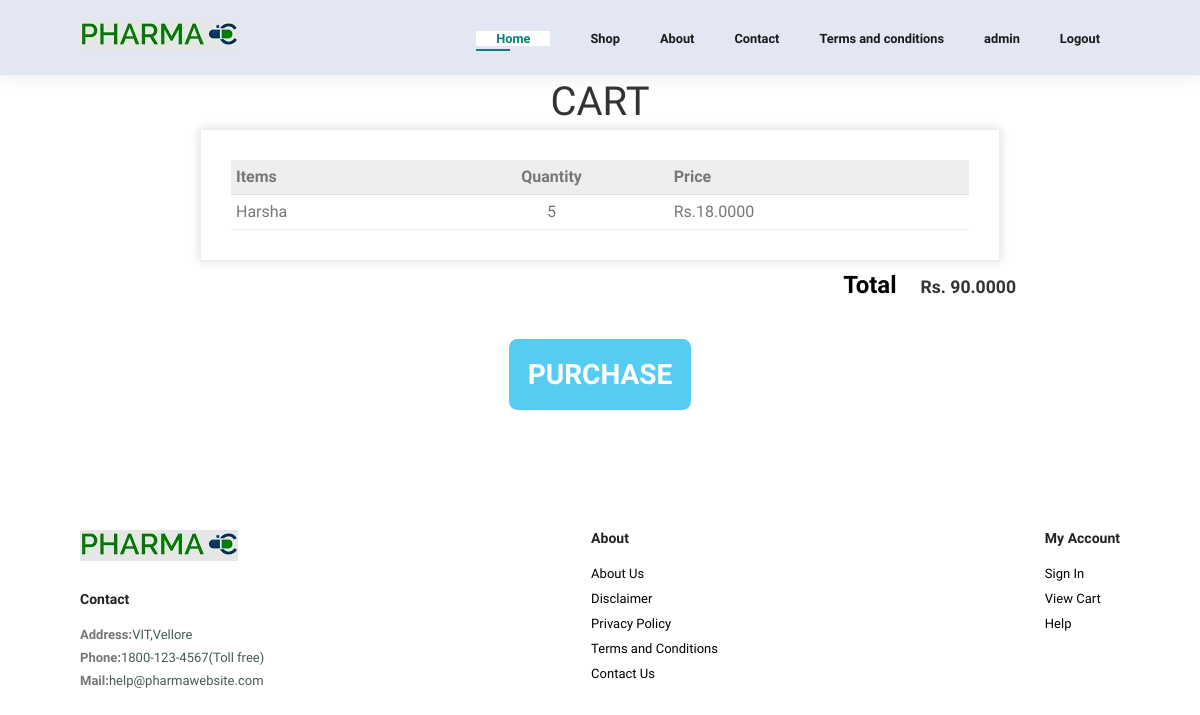
Page /cart (signed in) on the earlier database version.
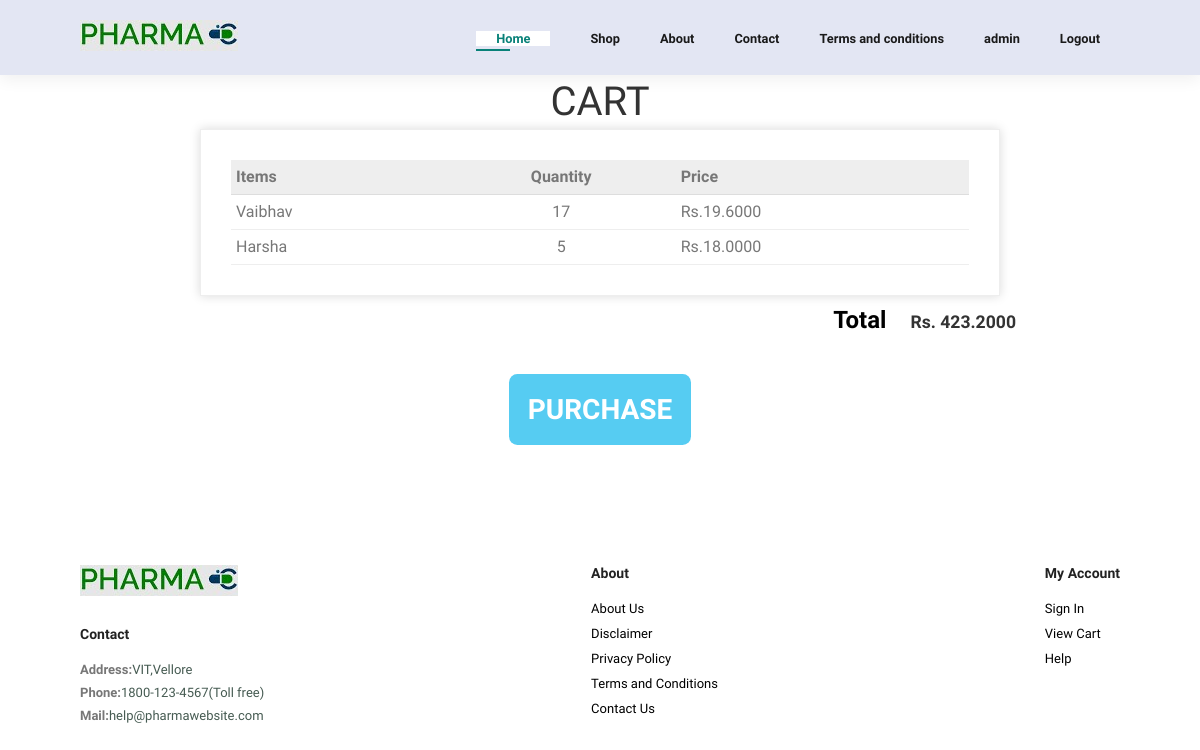
Same page on the later database version.
### inventory/models.py (models this page shows, shortened)
class ItemMain(models.Model):
    itemid = models.AutoField(primary_key=True)
    itemname = models.CharField(max_length=50)
    discount = models.DecimalField(decimal_places=2, max_digits=25)
    price = models.DecimalField(decimal_places=2, max_digits=25)
    type = models.ForeignKey(ItemsCat, on_delete=models.CASCADE)
    composition = models.TextField()
    manufacturingdate = models.DateField()
    expirydate = models.DateField()
    quantity = models.IntegerField(default=0)
    slug = models.SlugField(max_length=50, unique=True,
                            default="", editable=False)
    def __str__(self) -> str:
        return str(self.itemid)

### inventory/views.py (the view)
# urls.py: path('cart', views.cart, name="cart"),
def cart(request):
    context = {}
    total_amount = 0
    if request.method == "GET":
        user = request.user
        items = UserCart.objects.filter(
            user=User.objects.filter(username=user)[0]
        )
        l = {}
        for i in items:
            ll = []
            item = ItemMain.objects.filter(slug=i.itemid)[0]
            print(item)
            ll.append(item.itemid)
            ll.append(item.itemname)
            price = item.price
            discount = item.discount
            newPrice = price - (price * discount)/100
            ll.append(newPrice)
            if tuple(ll) in l.keys():
                l[tuple(ll)] += 1
            else:
                l[tuple(ll)] = 1
            total_amount += newPrice
        print(l)
        context['items'] = l
        context['total'] = total_amount
    return render(request, 'inventory/cart.html', context)

### templates/inventory/cart.html (shortened to what this page needs)
{% extends "base.html" %}
{% load static %}
{% block home %}
<link rel="stylesheet" href="{% static 'css/cart.css' %}">
<section class="container content-section">
    <h2 class="section-header">CART</h2>
    <div class="invoice-box">
        <table cellpadding="0" cellspacing="0">
            <tr class="heading">
                <td>Items</td>
                <td style="text-align:center">Quantity</td>
                <td>Price</td>
            </tr>
            {% for item, quantity in items.items %}
            <tr class="item">
                <td>{{ item.1 }}</td>
                <td style="text-align:center">{{ quantity }}</td>
                <td> Rs.{{ item.2 }}</td>
            </tr>
            {% endfor %}
        </table>
    </div>
    <div class="cart-total">
        <strong class="cart-total-title">Total</strong>
        <span class="cart-total-price" style="font-weight:bold">Rs. {{ total }}</span>
    </div>
    <button class="btn btn-primary btn-purchase" type="button">PURCHASE</button>
</section>
{% endblock home %}

Differences in the rows shown:
now on this page (row edited): ItemMain: itemname "Vaibhav"
Other differences:
{{ total }}: "90.0000" → "423.2000"
new list line: "17 Rs. 19.6000"
